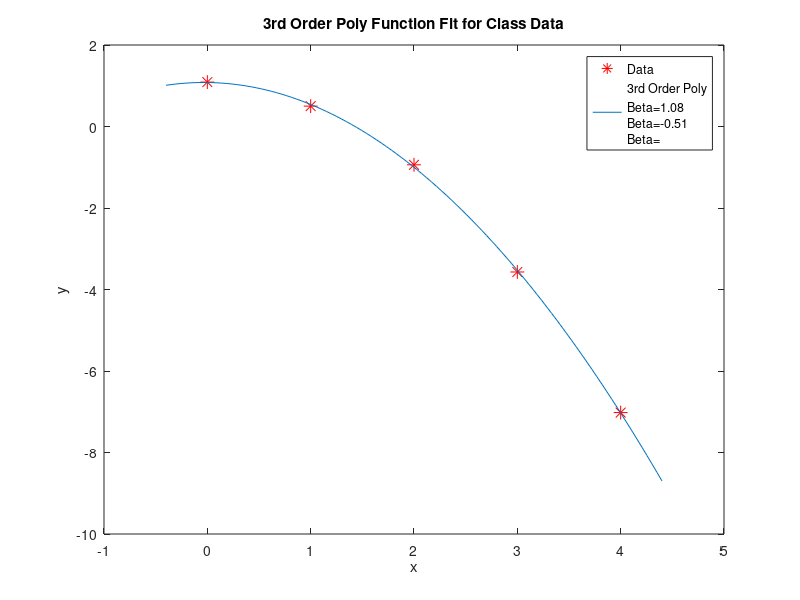

Write MATLAB code to recreate this figure.
%===================================================================
% Harley Hanes
% Functions for Solving Linear Systems                      
% Bayesian Statistical Learning                           
%-------------------------------------------------------------------
% This is the main file for the code set to solve linear systems using 
% linear and nonlinear solvers. Code is broken into following
% sections.
% 1) Master control- Solver, data, and basis function selection
% 2) Data and basis function entry
% 3) Liner solver
% 4) Lsqnonlin
% 5) fminsearch
% 6) Plotting
%-------------------------------------------------------------------
% Version Notes
% 1)Haven't figured out how to adjust input vector lengths based on # of
%   basis functions. Is creating issue for fminsearch
% 2)fminsearch seems to need a decrease in tolerance to work for the class
%   data
% 3)Plotting currently only works for Linear Solve and legend doesn't work
%===================================================================
clear; close all;clc;
%% Master Control
DataType='Class Data'; %Options: 'Class Data', 'Normal Scatter
                          %         'Straight Line'
BasisFunc='3rd Order Poly'; %Opions '0, 1st, 2nd, 3rd Order Poly'
Solver='all'; %Options: Linear, lsqnonlin, fminsearch, all
PlotBool='yes';


%% Data and basis function entry
switch DataType
    case 'Class Data'
        xData=[0; 1; 2; 3; 4];
        yData=[1.09; .5; -.94; -3.57; -7.02];
    case 'Normal Scatter'
        xData=(1:.1:10)';
        yData=(randn(1,length(xData))*.1)';
    case 'Straight Line'
        xData=(1:.1:10)';
        yData=ones(1,length(xData))';
    otherwise 
        fprintf('Error!! DataType not recognized')
        keyboard
end

switch BasisFunc
    case '0 Order Poly'
        rho=@(x) x.^0;
        fModel = @(Coef)Coef(1);
    case '1st Order Poly'
        rho=@(x)[x.^0 x.^1];
        fModel = @(Coef)Coef(1) + Coef(2)*xData;
    case '2nd Order Poly'
        rho=@(x)[x.^0 x.^1 x.^2];
        fModel = @(Coef)Coef(1) + Coef(2)*xData +Coef(3)*xData.^2;
    case '3rd Order Poly'
        rho=@(x)[x.^0 x.^1 x.^2 x.^3];
        fModel = @(Coef)Coef(1) + Coef(2)*xData +Coef(3)*xData.^2 +Coef(4)*xData.^3;
     otherwise
        fprintf('Error!! BasisFunc not recognized')
        keyboard
end
%% Linear Solver
X=rho(xData);
LinBeta=((X'*X)\(X'*yData))';

%% Lsqnonlin

lsqfunc= @(Coef)fModel(Coef)-yData;
init=zeros(1,4);
lsqBeta=lsqnonlin(lsqfunc,init);

%% fminsearch
fR=@(Coef)fModel(Coef)-yData;
fminfunc= @(Coef)fR(Coef)'*fR(Coef);
options = optimset('TolFun',1e-8,'TolX',1e-8);

init=zeros(1,4);
fminBeta=fminsearch(fminfunc,init,options);
%% Display and Plotting
switch Solver
    case 'all'
        DispLinBeta=sprintf('%.2f,',LinBeta);
        DisplsqBeta=sprintf('%.2f,',lsqBeta);
        DispfminBeta=sprintf('%.2f,',fminBeta);
        DispMessage=sprintf('Model Coefficients for each Solver\nLinear: %s\nlsqnonlin: %s\nfminsearch: %s',DispLinBeta,DisplsqBeta,DispfminBeta);
        disp(DispMessage)
    otherwise
        fprintf('Error!! Solver not recognized')
        keyboard
end
if strcmpi(PlotBool,'yes') || strcmpi(PlotBool,'no')
    tPlot=linspace(min(xData)-(min(xData)+max(xData))/10,...
        max(xData)+(min(xData)+max(xData))/10);
    yPlot=zeros(1,length(tPlot));
    if size(LinBeta)== size(rho(xData(1)))
        Beta=LinBeta';
    else
        Beta=LinBeta;
    end
    for i=1:length(tPlot)
        yPlot(i)=rho(tPlot(i))*Beta;
    end
    plot(xData,yData,'r*','MarkerSize',10)
    hold on 
    plot(tPlot,yPlot)
    PlotLegend={'Data',sprintf('%s\nBeta=%.2f',BasisFunc,Beta')};
    legend(PlotLegend)
    xlabel('x')
    ylabel('y')
    PlotTitle=sprintf('%s Function Fit for %s',BasisFunc,DataType);
    title(PlotTitle)
end



